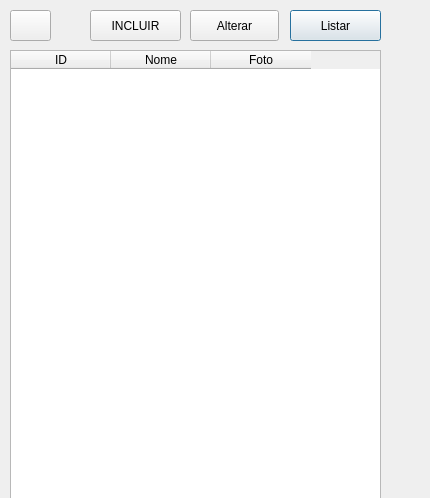
<?xml version="1.0" encoding="UTF-8"?>
<ui version="4.0">
 <class>MarcaTela</class>
 <widget class="QDialog" name="MarcaTela">
  <property name="geometry">
   <rect>
    <x>0</x>
    <y>0</y>
    <width>430</width>
    <height>498</height>
   </rect>
  </property>
  <property name="windowTitle">
   <string>Dialog</string>
  </property>
  <widget class="QTableWidget" name="tableWidget_Listagem">
   <property name="geometry">
    <rect>
     <x>10</x>
     <y>50</y>
     <width>371</width>
     <height>461</height>
    </rect>
   </property>
   <property name="iconSize">
    <size>
     <width>50</width>
     <height>50</height>
    </size>
   </property>
   <attribute name="verticalHeaderDefaultSectionSize">
    <number>50</number>
   </attribute>
   <column>
    <property name="text">
     <string>ID</string>
    </property>
   </column>
   <column>
    <property name="text">
     <string>Nome</string>
    </property>
   </column>
   <column>
    <property name="text">
     <string>Foto</string>
    </property>
   </column>
  </widget>
  <widget class="QPushButton" name="pushButton">
   <property name="geometry">
    <rect>
     <x>10</x>
     <y>10</y>
     <width>41</width>
     <height>31</height>
    </rect>
   </property>
   <property name="styleSheet">
    <string notr="true">qproperty-icon:url(:/rec/img/reply-arrow-filled.png)</string>
   </property>
   <property name="text">
    <string/>
   </property>
   <property name="iconSize">
    <size>
     <width>24</width>
     <height>24</height>
    </size>
   </property>
  </widget>
  <widget class="QPushButton" name="pushButton_Listar">
   <property name="geometry">
    <rect>
     <x>290</x>
     <y>10</y>
     <width>91</width>
     <height>31</height>
    </rect>
   </property>
   <property name="cursor">
    <cursorShape>PointingHandCursor</cursorShape>
   </property>
   <property name="text">
    <string>Listar</string>
   </property>
   <property name="default">
    <bool>true</bool>
   </property>
  </widget>
  <widget class="QPushButton" name="pushButton_Alterar">
   <property name="geometry">
    <rect>
     <x>190</x>
     <y>10</y>
     <width>89</width>
     <height>31</height>
    </rect>
   </property>
   <property name="text">
    <string>Alterar</string>
   </property>
  </widget>
  <widget class="QPushButton" name="pushButtonIncluir">
   <property name="geometry">
    <rect>
     <x>90</x>
     <y>10</y>
     <width>91</width>
     <height>31</height>
    </rect>
   </property>
   <property name="text">
    <string>INCLUIR</string>
   </property>
  </widget>
 </widget>
 <resources/>
 <connections/>
</ui>
